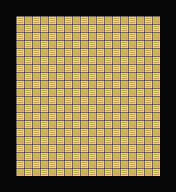

A level layout from a 2D game, rendered from its tile map. Below: a short description, then the map file with tile-grid data replaced by summaries:
An orthogonal 11x12 tile map with 16x16 px tiles, 6 tile layers (Walkable, Other, Collisions, Other, ...), 4 tilesets and 4 objects (3x teleport on push, bot).

<map version="1.0" orientation="orthogonal" width="11" height="12" tilewidth="16" tileheight="16">
 <tileset firstgid="1" source="../tileset/inside-terra.tsx" />
 <tileset firstgid="1025" source="../tileset/invisible.tsx" />
 <tileset firstgid="1041" source="../tileset/inside-decoration.tsx" />
 <tileset firstgid="2065" name="1" tilewidth="16" tileheight="16">
  <image source="../tileset/inside-mobilier.png" trans="000000" width="512" height="512" />
  <tile id="32">
   <properties>
    <property name="Grass" value="true" />
   </properties>
  </tile>
  <tile id="837">
   <properties>
    <property name="Reflection" value="true" />
   </properties>
  </tile>
  <tile id="838">
   <properties>
    <property name="Reflection" value="true" />
   </properties>
  </tile>
  <tile id="839">
   <properties>
    <property name="Reflection" value="true" />
   </properties>
  </tile>
  <tile id="869">
   <properties>
    <property name="Reflection" value="true" />
   </properties>
  </tile>
  <tile id="870">
   <properties>
    <property name="Reflection" value="true" />
   </properties>
  </tile>
  <tile id="871">
   <properties>
    <property name="Reflection" value="true" />
   </properties>
  </tile>
  <tile id="901">
   <properties>
    <property name="Reflection" value="true" />
   </properties>
  </tile>
  <tile id="902">
   <properties>
    <property name="Reflection" value="true" />
   </properties>
  </tile>
  <tile id="903">
   <properties>
    <property name="Reflection" value="true" />
   </properties>
  </tile>
  <tile id="934">
   <properties>
    <property name="Reflection" value="true" />
   </properties>
  </tile>
  <tile id="935">
   <properties>
    <property name="Reflection" value="true" />
   </properties>
  </tile>
  <tile id="966">
   <properties>
    <property name="Reflection" value="true" />
   </properties>
  </tile>
  <tile id="967">
   <properties>
    <property name="Reflection" value="true" />
   </properties>
  </tile>
 </tileset>
 <layer name="Walkable" width="11" height="12">
  <data>[132 cells, 90 non-empty, 1 distinct tile ids]</data>
 </layer>
 <layer name="Other" width="11" height="12">
  <data>[132 cells, 0 non-empty, 0 distinct tile ids]</data>
 </layer>
 <layer name="Collisions" width="11" height="12">
  <data>[132 cells, 42 non-empty, 1 distinct tile ids]</data>
 </layer>
 <layer name="Other" width="11" height="12">
  <data>[132 cells, 0 non-empty, 0 distinct tile ids]</data>
 </layer>
 <layer name="WalkBehind" width="11" height="12">
  <data>[132 cells, 0 non-empty, 0 distinct tile ids]</data>
 </layer>
 <layer name="other" width="11" height="12">
  <data>[132 cells, 0 non-empty, 0 distinct tile ids]</data>
 </layer>
 <objectgroup name="Moving" width="11" height="12">
  <object name="teleport on push" type="teleport on push" gid="1027" x="80" y="192">
   <properties>
    <property name="map" value="../world/0.0" />
    <property name="x" value="10" />
    <property name="y" value="15" />
   </properties>
  </object>
  <object name="teleport on push" type="teleport on push" gid="1027" x="96" y="192">
   <properties>
    <property name="map" value="../world/0.0" />
    <property name="x" value="10" />
    <property name="y" value="15" />
   </properties>
  </object>
  <object name="teleport on push" type="teleport on push" gid="1027" x="160" y="16">
   <properties>
    <property name="map" value="../indoor/0.0a" />
    <property name="x" value="8" />
    <property name="y" value="2" />
   </properties>
  </object>
 </objectgroup>
 <objectgroup name="Object" width="11" height="12">
  <object type="bot" gid="1027" x="0" y="16">
   <properties>
    <property name="file" value="../bots.xml" />
    <property name="id" value="1" />
    <property name="lookAt" value="top" />
    <property name="skin" value="mother" />
   </properties>
  </object>
 </objectgroup>
</map>
